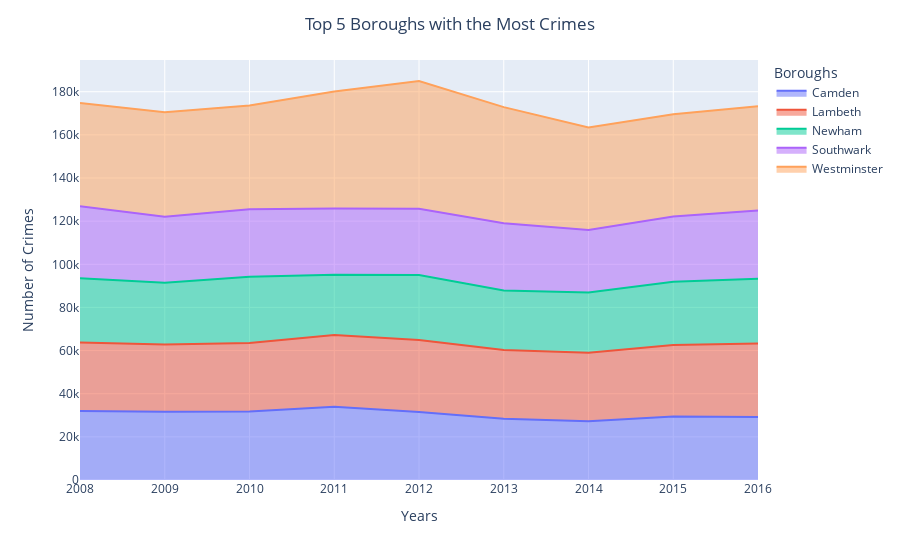

Notebook code cell kept with this figure:
### Markdown cell above
Create an area plot to visualize trends of Crimes in Camden, Lambeth, Newham, Southwark, and Westminster from 2008-2016

### Code cell
fig = px.area(top5, 
              x='date', 
              y='value', 
              color='borough',
              labels = {'borough':'Boroughs','date':'Years','value':'Number of Crimes'})
fig.update_layout(title='Top 5 Boroughs with the Most Crimes', title_x=0.5)
fig.show()

### Figure 1 — Plotly figure (JSON) as saved in the notebook; plotly's stock layout.template omitted (floating-point values rounded to 4 significant figures)
{"data": [{"fillpattern": {"shape": ""}, "hovertemplate": "Boroughs=Camden<br>Years=%{x}<br>Number of Crimes=%{y}<extra></extra>", "legendgroup": "Camden", "line": {"color": "#636efa"}, "marker": {"symbol": "circle"}, "mode": "lines", "name": "Camden", "orientation": "v", "showlegend": true, "stackgroup": "1", "type": "scatter", "x": [2008, 2009, 2010, 2011, 2012, 2013, 2014, 2015, 2016], "xaxis": "x", "y": [32010, 31612, 31804, 33956, 31472, 28435, 27198, 29477, 29183], "yaxis": "y"}, {"fillpattern": {"shape": ""}, "hovertemplate": "Boroughs=Lambeth<br>Years=%{x}<br>Number of Crimes=%{y}<extra></extra>", "legendgroup": "Lambeth", "line": {"color": "#EF553B"}, "marker": {"symbol": "circle"}, "mode": "lines", "name": "Lambeth", "orientation": "v", "showlegend": true, "stackgroup": "1", "type": "scatter", "x": [2008, 2009, 2010, 2011, 2012, 2013, 2014, 2015, 2016], "xaxis": "x", "y": [31717, 31225, 31671, 33224, 33473, 31868, 31765, 33164, 34071], "yaxis": "y"}, {"fillpattern": {"shape": ""}, "hovertemplate": "Boroughs=Newham<br>Years=%{x}<br>Number of Crimes=%{y}<extra></extra>", "legendgroup": "Newham", "line": {"color": "#00cc96"}, "marker": {"symbol": "circle"}, "mode": "lines", "name": "Newham", "orientation": "v", "showlegend": true, "stackgroup": "1", "type": "scatter", "x": [2008, 2009, 2010, 2011, 2012, 2013, 2014, 2015, 2016], "xaxis": "x", "y": [29752, 28610, 30728, 27978, 30067, 27577, 28005, 29217, 30090], "yaxis": "y"}, {"fillpattern": {"shape": ""}, "hovertemplate": "Boroughs=Southwark<br>Years=%{x}<br>Number of Crimes=%{y}<extra></extra>", "legendgroup": "Southwark", "line": {"color": "#ab63fa"}, "marker": {"symbol": "circle"}, "mode": "lines", "name": "Southwark", "orientation": "v", "showlegend": true, "stackgroup": "1", "type": "scatter", "x": [2008, 2009, 2010, 2011, 2012, 2013, 2014, 2015, 2016], "xaxis": "x", "y": [33470, 30623, 31320, 30723, 30737, 31128, 28912, 30260, 31636], "yaxis": "y"}, {"fillpattern": {"shape": ""}, "hovertemplate": "Boroughs=Westminster<br>Years=%{x}<br>Number of Crimes=%{y}<extra></extra>", "legendgroup": "Westminster", "line": {"color": "#FFA15A"}, "marker": {"symbol": "circle"}, "mode": "lines", "name": "Westminster", "orientation": "v", "showlegend": true, "stackgroup": "1", "type": "scatter", "x": [2008, 2009, 2010, 2011, 2012, 2013, 2014, 2015, 2016], "xaxis": "x", "y": [47846, 48456, 48116, 54243, 59226, 53852, 47564, 47395, 48330], "yaxis": "y"}], "layout": {"legend": {"title": {"text": "Boroughs"}, "tracegroupgap": 0}, "margin": {"t": 60}, "title": {"text": "Top 5 Boroughs with the Most Crimes", "x": 0.5}, "xaxis": {"anchor": "y", "domain": [0, 1], "title": {"text": "Years"}}, "yaxis": {"anchor": "x", "domain": [0, 1], "title": {"text": "Number of Crimes"}}}}
